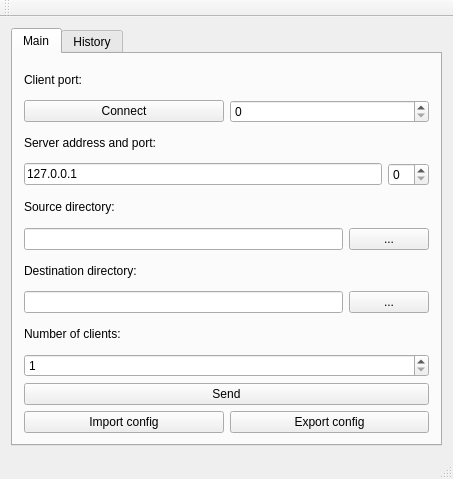
<?xml version="1.0" encoding="UTF-8"?>
<ui version="4.0">
 <class>MainWindow</class>
 <widget class="QMainWindow" name="MainWindow">
  <property name="geometry">
   <rect>
    <x>0</x>
    <y>0</y>
    <width>453</width>
    <height>479</height>
   </rect>
  </property>
  <property name="windowTitle">
   <string>Client</string>
  </property>
  <widget class="QWidget" name="centralWidget">
   <layout class="QVBoxLayout" name="verticalLayout">
    <item>
     <widget class="QTabWidget" name="tabWidget">
      <property name="currentIndex">
       <number>0</number>
      </property>
      <widget class="QWidget" name="tab">
       <attribute name="title">
        <string>Main</string>
       </attribute>
       <layout class="QVBoxLayout" name="verticalLayout_7">
        <item>
         <layout class="QVBoxLayout" name="verticalLayout_2">
          <item>
           <widget class="QLabel" name="label_2">
            <property name="text">
             <string>Client port:</string>
            </property>
           </widget>
          </item>
          <item>
           <layout class="QHBoxLayout" name="horizontalLayout">
            <item>
             <widget class="QPushButton" name="ConnectButton">
              <property name="text">
               <string>Connect</string>
              </property>
             </widget>
            </item>
            <item>
             <widget class="QSpinBox" name="PortNumber"/>
            </item>
           </layout>
          </item>
         </layout>
        </item>
        <item>
         <layout class="QVBoxLayout" name="verticalLayout_3">
          <item>
           <widget class="QLabel" name="label">
            <property name="text">
             <string>Server address and port:</string>
            </property>
           </widget>
          </item>
          <item>
           <layout class="QHBoxLayout" name="horizontalLayout_2">
            <item>
             <widget class="QLineEdit" name="ServerAddress">
              <property name="text">
               <string>127.0.0.1</string>
              </property>
             </widget>
            </item>
            <item>
             <widget class="QSpinBox" name="ServerPort"/>
            </item>
           </layout>
          </item>
         </layout>
        </item>
        <item>
         <layout class="QVBoxLayout" name="verticalLayout_4">
          <item>
           <widget class="QLabel" name="label_3">
            <property name="text">
             <string>Source directory:</string>
            </property>
           </widget>
          </item>
          <item>
           <layout class="QHBoxLayout" name="horizontalLayout_3">
            <item>
             <widget class="QLineEdit" name="SourceDirAddress">
              <property name="focusPolicy">
               <enum>Qt::ClickFocus</enum>
              </property>
             </widget>
            </item>
            <item>
             <widget class="QPushButton" name="SourceFindDirButton">
              <property name="text">
               <string>...</string>
              </property>
             </widget>
            </item>
           </layout>
          </item>
         </layout>
        </item>
        <item>
         <layout class="QVBoxLayout" name="verticalLayout_5">
          <item>
           <widget class="QLabel" name="label_4">
            <property name="text">
             <string>Destination directory:</string>
            </property>
           </widget>
          </item>
          <item>
           <layout class="QHBoxLayout" name="horizontalLayout_4">
            <item>
             <widget class="QLineEdit" name="DestinationDirAddress">
              <property name="focusPolicy">
               <enum>Qt::ClickFocus</enum>
              </property>
             </widget>
            </item>
            <item>
             <widget class="QPushButton" name="DestinationFindDirAddress">
              <property name="text">
               <string>...</string>
              </property>
             </widget>
            </item>
           </layout>
          </item>
         </layout>
        </item>
        <item>
         <layout class="QVBoxLayout" name="verticalLayout_6">
          <item>
           <widget class="QLabel" name="label_5">
            <property name="text">
             <string>Number of clients:</string>
            </property>
           </widget>
          </item>
          <item>
           <widget class="QSpinBox" name="DestNumber">
            <property name="minimum">
             <number>1</number>
            </property>
           </widget>
          </item>
         </layout>
        </item>
        <item>
         <widget class="QPushButton" name="SendFileButton">
          <property name="text">
           <string>Send</string>
          </property>
         </widget>
        </item>
        <item>
         <layout class="QHBoxLayout" name="horizontalLayout_5">
          <item>
           <widget class="QPushButton" name="ImportButton">
            <property name="text">
             <string>Import config</string>
            </property>
           </widget>
          </item>
          <item>
           <widget class="QPushButton" name="ExportButton">
            <property name="text">
             <string>Export config</string>
            </property>
           </widget>
          </item>
         </layout>
        </item>
       </layout>
      </widget>
      <widget class="QWidget" name="tab_2">
       <attribute name="title">
        <string>History</string>
       </attribute>
       <layout class="QVBoxLayout" name="verticalLayout_8">
        <item>
         <widget class="QTableView" name="tableView">
          <attribute name="horizontalHeaderShowSortIndicator" stdset="0">
           <bool>true</bool>
          </attribute>
          <attribute name="horizontalHeaderStretchLastSection">
           <bool>true</bool>
          </attribute>
         </widget>
        </item>
       </layout>
      </widget>
     </widget>
    </item>
   </layout>
  </widget>
  <widget class="QMenuBar" name="menuBar">
   <property name="geometry">
    <rect>
     <x>0</x>
     <y>0</y>
     <width>453</width>
     <height>22</height>
    </rect>
   </property>
  </widget>
  <widget class="QToolBar" name="mainToolBar">
   <attribute name="toolBarArea">
    <enum>TopToolBarArea</enum>
   </attribute>
   <attribute name="toolBarBreak">
    <bool>false</bool>
   </attribute>
  </widget>
  <widget class="QStatusBar" name="statusBar"/>
 </widget>
 <layoutdefault spacing="6" margin="11"/>
 <resources/>
 <connections/>
</ui>
